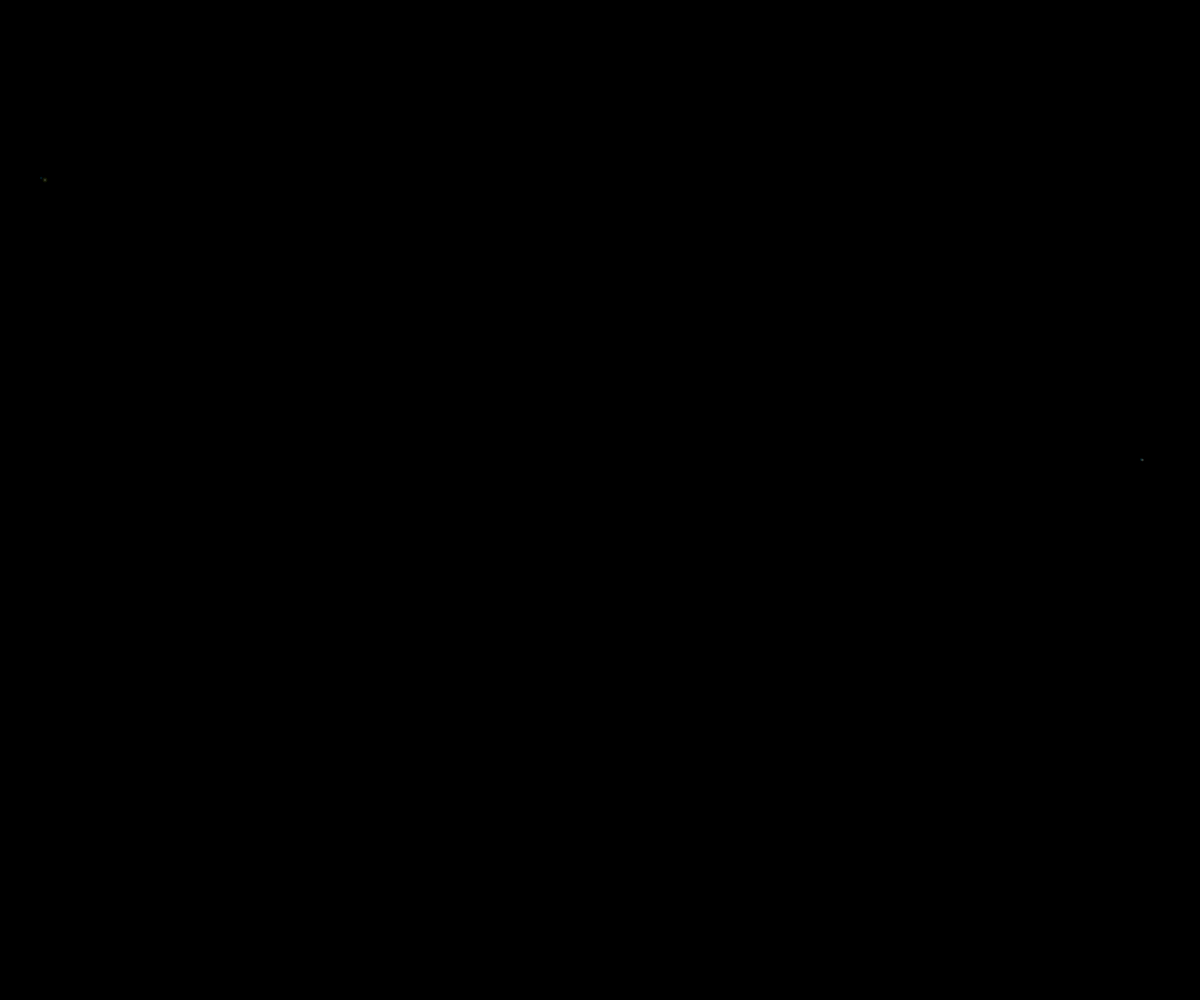
Frame 1 (no input)
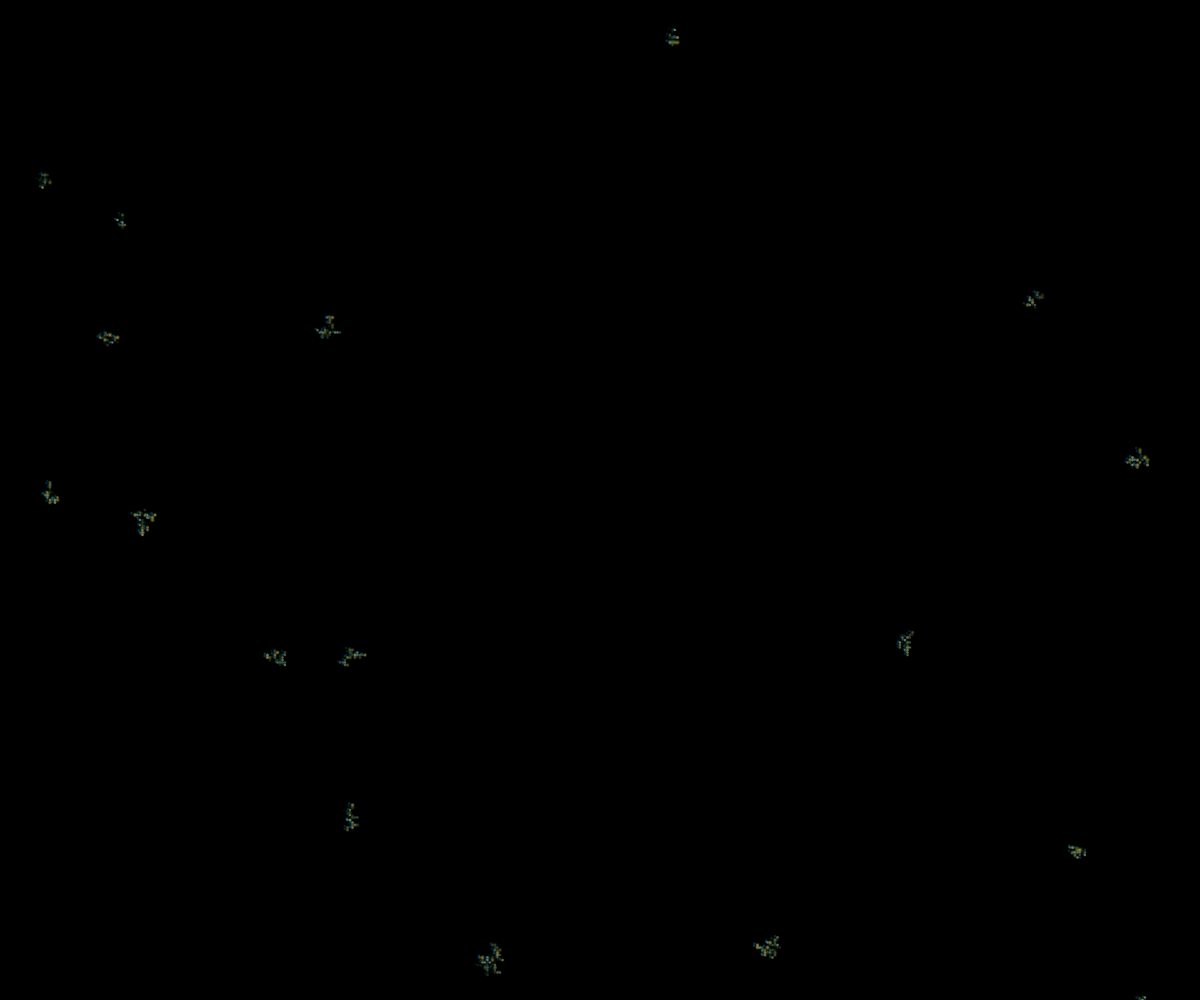
Frame 60 (no input)
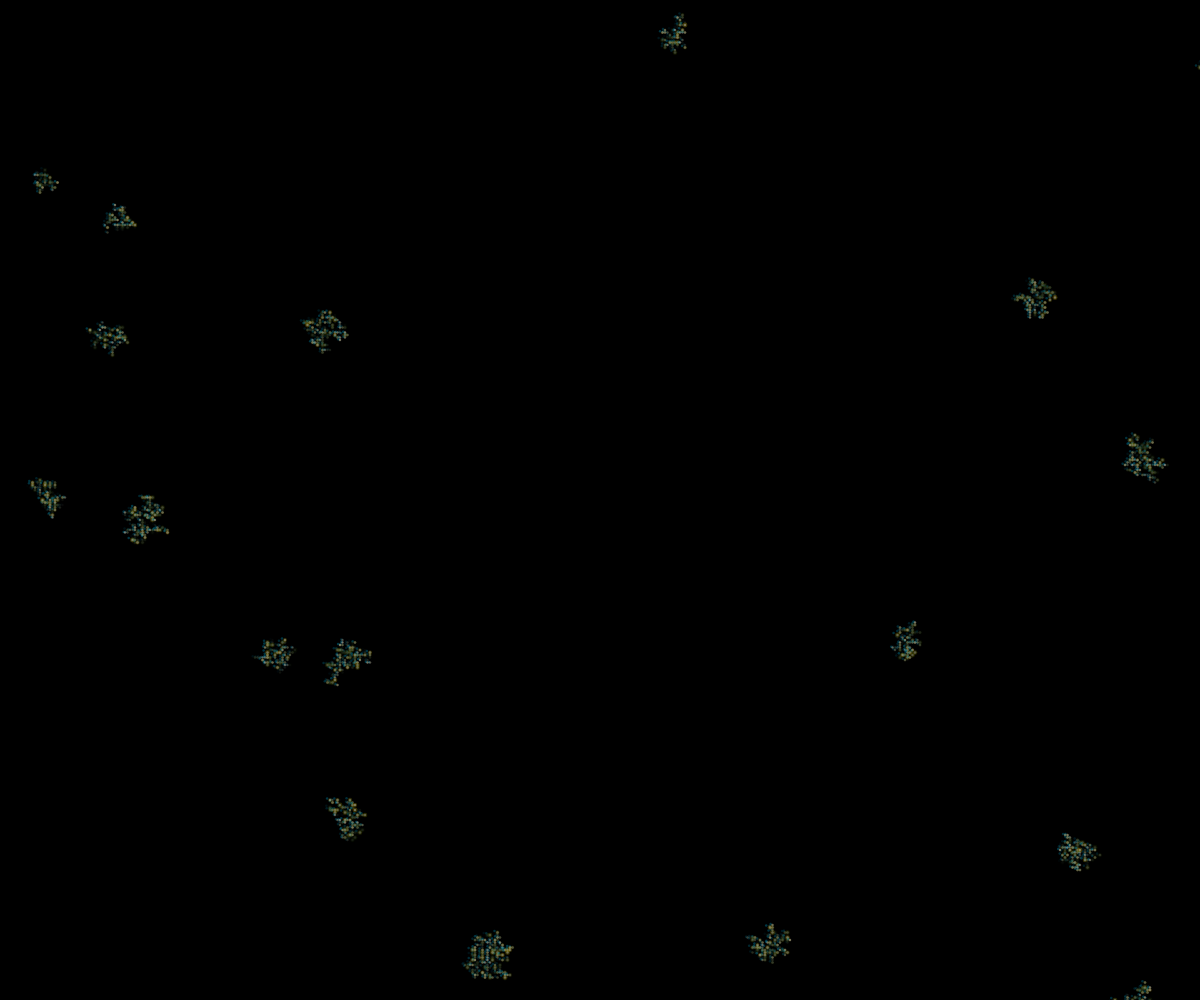
Frame 120 (the mouse pressed at the canvas centre since frame 60)

The p5.js sketch that drew these frames (run headless with seeded random() and noise() and a simulated clock; from frame 60 on, the mouse is pressed at the canvas centre):

// p5.js sketch
// ── sketch.js
var grid = [];
var oldGrid;
const res = 1800, scl = 2.5;

function setup() {
	createCanvas(windowWidth, windowHeight);
	background(0);
	fill(0);
  frameRate(20);
	rect(0, 0, windowWidth * scl, windowHeight * res);
	for(var x = 0; x < res; x++){
		grid.push([]);
		for(var y = 0; y < res; y++){
			if(random() < 0.0001){
				grid[x].push(1);
			} else{
				grid[x].push(0);
			}
		}
	}
	copyGrid();
	noStroke();
}

function draw() {

	for(var x = 0; x < res; x++){
		for(var y = 0; y < res; y++){
			const cell = grid[x][y];
			if(n4(x, y) == 1 && n8(x, y) < 4 && cell == 0 && random() < 0.04){
				grid[x][y] = 1;
              let rand = random(0, 100);
              let rand2 = random(0.5, 2);
				fill(rand + 50,125,0, rand);
				circle(x*scl, y*scl, scl* rand2, scl *rand2);
             
              fill(0,145,180, rand);
				circle(x*scl - rand2*2, y*scl -rand2, scl, scl);
               fill(230, rand)
                circle(x*scl, y*scl, scl, scl+rand2);
            
			}
		}
	}
	copyGrid();
}

function n8(x, y){
	var r = 0;
	if(x > 0)       {r += oldGrid[x - 1][y];}
	if(x < res - 1) {r += oldGrid[x + 1][y];}
	if(y > 0)       {r += oldGrid[x][y - 1];}
	if(y < res - 1) {r += oldGrid[x][y + 1];}
	if(x > 0 && y > 0)             {r += oldGrid[x - 1][y - 1];}
	if(x < res - 1 && y < res - 1) {r += oldGrid[x + 1][y + 1];}
	if(x < res - 1 && y > 0)       {r += oldGrid[x + 1][y - 1];}
	if(x > 0 && y < res - 1)       {r += oldGrid[x - 1][y + 1];}
	return r;
}
 
function n4(x, y){
	var r = 0;
	if(x > 0)       {r += oldGrid[x - 1][y];}
	if(x < res - 1) {r += oldGrid[x + 1][y];}
	if(y > 0)       {r += oldGrid[x][y - 1];}
	if(y < res - 1) {r += oldGrid[x][y + 1];}
	return r;
}

function copyGrid(){
	oldGrid = [];
	for(var i = 0; i < grid.length; i++){
		oldGrid.push([...grid[i]]);
	}
  
 
}


function windowResized() {
	resizeCanvas(windowWidth, windowHeight);
	background(0)
  }
// ── style.css
html, body {
  display: flex;
  position: relative;
  margin: 0;
  padding: 0;

}
canvas {
display: flex;
  margin: 0;
  padding: 0;
}

div{
  position: absolute;
	display: flex; 
        width: 100vw; 
        height: 100vh; 
        margin: 0 auto; 
        text-align: center; 
align-content: center;
vertical-align: middle;
}

h1{
  color:white;
  text-shadow: 0 0 2px white;
  font-size: 10vw;
  position: absolute;
  font-family: "Messapia";
	text-align: center; 
   z-index: 1;
   padding-top: 10%;
   margin: 20vh auto 0 auto; /* Important */ 
  -webkit-animation-name: example; /* Safari 4.0 - 8.0 */
  -webkit-animation-duration: 10s; /* Safari 4.0 - 8.0 */
  animation-name: example;
  animation-duration: 10s;
    animation-iteration-count: infinite;
  animation-direction: alternate;
}

/* Safari 4.0 - 8.0 */
@-webkit-keyframes example {
  from {text-shadow: 0 0 5px white;
   color: transparent;}
  to {text-shadow: 0 0 10px white;
   color: transparent;}
}

/* Standard syntax */
@keyframes example {
 from {text-shadow: 0 0 5px white;
   color: transparent;}
  to {text-shadow: 0 0 10px white;
   color: transparent;}
}
